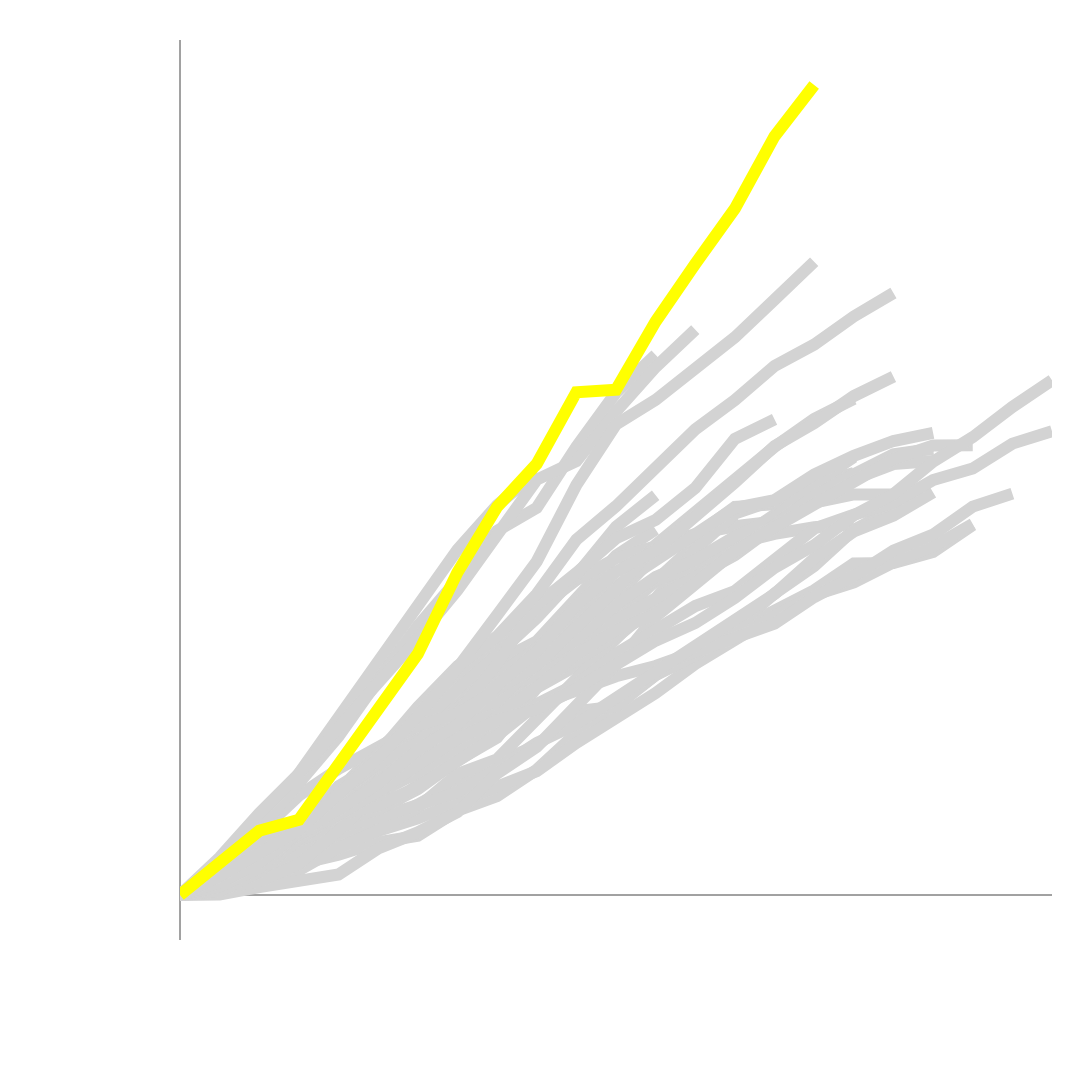

Notebook source saved alongside this figure:
### Markdown cell above
<!-- extract text: name, num threes, record
extract photos:  players -->

### Code cell
import pandas as pd
import plotly.express as px
import os
from IPython.core.display import display

# Function to generate the final cumulative 3P trend chart
def display_final_cumulative_3p_chart(file_path="f_top_shooters.csv", height=600, width=800, line_width=2):
    """
    Reads f_top_shooters.csv and generates the final cumulative 3P trend chart,
    ensuring each player starts at Season 0 with 3P cumulative = 0.
    
    Displays the chart in Jupyter Notebook (does not save it as a file).

    Parameters:
        file_path (str): Path to f_top_shooters.csv.
        height (int): Chart height in pixels.
        width (int): Chart width in pixels.
        line_width (int): Thickness of the lines in the plot.

    Returns:
        None (displays the figure).
    """
    # Load data
    if not os.path.exists(file_path):
        print(f"Error: {file_path} not found.")
        return
    
    f_top_shooters = pd.read_csv(file_path)

    # Ensure required columns exist
    required_cols = {"name", "rank", "season", "3p_cum"}
    if not required_cols.issubset(f_top_shooters.columns):
        print(f"Error: The file must contain {required_cols} columns.")
        return

    # Create a new DataFrame ensuring every player starts at season 0 with 3p_cum = 0
    adjusted_data = []

    for player_name, group in f_top_shooters.groupby("name"):
        # Create the Season 0 entry
        season_0 = {
            "name": player_name,
            "rank": group["rank"].iloc[0],  # Keep the rank of the player
            "season": 0,
            "3p_cum": 0
        }
        
        # Append Season 0 row, then all other rows for the player
        adjusted_data.append(season_0)
        adjusted_data.extend(group.to_dict(orient="records"))

    # Convert adjusted data back to DataFrame
    f_top_shooters = pd.DataFrame(adjusted_data)

    # Ensure correct ordering: first by rank (descending), then by season (ascending)
    f_top_shooters = f_top_shooters.sort_values(["rank", "season"], ascending=[False, True])

    # Get unique players ordered from rank 30 to rank 1
    players = f_top_shooters["name"].unique()

    # Initialize list to store traces
    traces = []

    # Loop through each player
    for player_name in players:
        # Filter the data for the current player
        player_data = f_top_shooters[f_top_shooters['name'] == player_name]

        if player_data.empty:
            print(f"No data available for {player_name}")
            continue

        # Define line color: Steph Curry in yellow, others in grey
        line_color = "yellow" if player_name == "Stephen Curry" else "lightgrey"

        # Add player trace
        trace = px.line(
            player_data,
            x="season",
            y="3p_cum",
            color_discrete_sequence=[line_color]
        ).data[0]
        
        # Set line width
        trace.line.width = line_width
        traces.append(trace)

    # Create the final figure with all traces
    fig = px.line(template="HorizonAnalytics")
    for trace in traces:
        fig.add_trace(trace)

    # Configure layout settings
    fig.update_layout(
        xaxis=dict(
            title=None,
            showticklabels=True,
            ticklabelposition="outside",
            tickmode="linear",
            dtick=1  # Ensure only whole numbers appear on x-axis
        ),
        yaxis=dict(
            title=None,
            showticklabels=True,
            ticklabelposition="outside",
        ),
        margin=dict(l=180, r=40, t=40, b=140),  # Increase margins to prevent axis label cutoff
        showlegend=False,
        height=height,
        width=width,
        plot_bgcolor='rgba(0, 0, 0, 0)',  # Transparent background
        paper_bgcolor='rgba(0, 0, 0, 0)'
    )

    # Display the final chart
    display(fig)

# Run the function to display the last frame
display_final_cumulative_3p_chart(file_path="f_top_shooters.csv", height=1080, width=1920, line_width=12)

### Figure 1 — Plotly figure (JSON) as saved in the notebook; plotly's stock layout.template omitted (floating-point values rounded to 4 significant figures)
{"data": [{"hovertemplate": "<extra></extra>", "legendgroup": "", "line": {"color": "#FFFF00", "dash": "solid"}, "marker": {"symbol": "circle"}, "mode": "lines", "name": "", "orientation": "v", "showlegend": false, "type": "scatter", "xaxis": "x", "yaxis": "y"}, {"hovertemplate": "season=%{x}<br>3p_cum=%{y}<extra></extra>", "legendgroup": "", "line": {"color": "lightgrey", "dash": "solid", "width": 12}, "marker": {"symbol": "circle"}, "mode": "lines", "name": "", "orientation": "v", "showlegend": false, "type": "scatter", "x": [0, 1, 2, 3, 4, 5, 6, 7, 8, 9, 10, 11, 12], "xaxis": "x", "y": [0, 130, 251, 299, 448, 578, 740, 944, 1151, 1253, 1465, 1676, 1805], "yaxis": "y"}, {"hovertemplate": "season=%{x}<br>3p_cum=%{y}<extra></extra>", "legendgroup": "", "line": {"color": "lightgrey", "dash": "solid", "width": 12}, "marker": {"symbol": "circle"}, "mode": "lines", "name": "", "orientation": "v", "showlegend": false, "type": "scatter", "x": [0, 1, 2, 3, 4, 5, 6, 7, 8, 9, 10, 11, 12, 13, 14, 15, 16, 17, 18, 19, 20], "xaxis": "x", "y": [0, 51, 126, 153, 199, 260, 293, 417, 488, 619, 799, 936, 1086, 1204, 1303, 1418, 1505, 1637, 1640, 1694, 1827], "yaxis": "y"}, {"hovertemplate": "season=%{x}<br>3p_cum=%{y}<extra></extra>", "legendgroup": "", "line": {"color": "lightgrey", "dash": "solid", "width": 12}, "marker": {"symbol": "circle"}, "mode": "lines", "name": "", "orientation": "v", "showlegend": false, "type": "scatter", "x": [0, 1, 2, 3, 4, 5, 6, 7, 8, 9, 10, 11, 12, 13, 14, 15, 16, 17], "xaxis": "x", "y": [0, 107, 192, 199, 272, 396, 545, 675, 840, 1024, 1133, 1270, 1432, 1589, 1735, 1783, 1816, 1830], "yaxis": "y"}, {"hovertemplate": "season=%{x}<br>3p_cum=%{y}<extra></extra>", "legendgroup": "", "line": {"color": "lightgrey", "dash": "solid", "width": 12}, "marker": {"symbol": "circle"}, "mode": "lines", "name": "", "orientation": "v", "showlegend": false, "type": "scatter", "x": [0, 1, 2, 3, 4, 5, 6, 7, 8, 9, 10, 11, 12, 13, 14, 15, 16, 17, 18, 19, 20], "xaxis": "x", "y": [0, 50, 100, 192, 256, 308, 379, 458, 534, 612, 751, 873, 997, 1141, 1268, 1379, 1481, 1544, 1642, 1720, 1832], "yaxis": "y"}, {"hovertemplate": "season=%{x}<br>3p_cum=%{y}<extra></extra>", "legendgroup": "", "line": {"color": "lightgrey", "dash": "solid", "width": 12}, "marker": {"symbol": "circle"}, "mode": "lines", "name": "", "orientation": "v", "showlegend": false, "type": "scatter", "x": [0, 1, 2, 3, 4, 5, 6, 7, 8, 9, 10, 11, 12, 13, 14, 15], "xaxis": "x", "y": [0, 63, 217, 346, 515, 716, 889, 1078, 1252, 1405, 1555, 1663, 1729, 1782, 1821, 1845], "yaxis": "y"}, {"hovertemplate": "season=%{x}<br>3p_cum=%{y}<extra></extra>", "legendgroup": "", "line": {"color": "lightgrey", "dash": "solid", "width": 12}, "marker": {"symbol": "circle"}, "mode": "lines", "name": "", "orientation": "v", "showlegend": false, "type": "scatter", "x": [0, 1, 2, 3, 4, 5, 6, 7, 8, 9, 10, 11, 12, 13, 14], "xaxis": "x", "y": [0, 73, 182, 305, 462, 546, 723, 889, 1063, 1119, 1271, 1371, 1559, 1732, 1876], "yaxis": "y"}, {"hovertemplate": "season=%{x}<br>3p_cum=%{y}<extra></extra>", "legendgroup": "", "line": {"color": "lightgrey", "dash": "solid", "width": 12}, "marker": {"symbol": "circle"}, "mode": "lines", "name": "", "orientation": "v", "showlegend": false, "type": "scatter", "x": [0, 1, 2, 3, 4, 5, 6, 7, 8, 9, 10, 11, 12, 13, 14, 15, 16, 17, 18], "xaxis": "x", "y": [0, 30, 118, 200, 280, 340, 446, 551, 658, 736, 907, 931, 1086, 1182, 1320, 1489, 1624, 1803, 1907], "yaxis": "y"}, {"hovertemplate": "season=%{x}<br>3p_cum=%{y}<extra></extra>", "legendgroup": "", "line": {"color": "lightgrey", "dash": "solid", "width": 12}, "marker": {"symbol": "circle"}, "mode": "lines", "name": "", "orientation": "v", "showlegend": false, "type": "scatter", "x": [0, 1, 2, 3, 4, 5, 6, 7, 8, 9, 10, 11, 12, 13, 14, 15, 16], "xaxis": "x", "y": [0, 81, 133, 282, 439, 619, 777, 901, 968, 1123, 1312, 1475, 1679, 1774, 1917, 1929, 1930], "yaxis": "y"}, {"hovertemplate": "season=%{x}<br>3p_cum=%{y}<extra></extra>", "legendgroup": "", "line": {"color": "lightgrey", "dash": "solid", "width": 12}, "marker": {"symbol": "circle"}, "mode": "lines", "name": "", "orientation": "v", "showlegend": false, "type": "scatter", "x": [0, 1, 2, 3, 4, 5, 6, 7, 8, 9, 10, 11, 12, 13, 14, 15], "xaxis": "x", "y": [0, 38, 55, 122, 233, 320, 432, 597, 670, 870, 1070, 1271, 1464, 1704, 1884, 1950], "yaxis": "y"}, {"hovertemplate": "season=%{x}<br>3p_cum=%{y}<extra></extra>", "legendgroup": "", "line": {"color": "lightgrey", "dash": "solid", "width": 12}, "marker": {"symbol": "circle"}, "mode": "lines", "name": "", "orientation": "v", "showlegend": false, "type": "scatter", "x": [0, 1, 2, 3, 4, 5, 6, 7, 8, 9, 10, 11, 12], "xaxis": "x", "y": [0, 30, 85, 282, 467, 656, 823, 1017, 1186, 1368, 1579, 1818, 1974], "yaxis": "y"}, {"hovertemplate": "season=%{x}<br>3p_cum=%{y}<extra></extra>", "legendgroup": "", "line": {"color": "lightgrey", "dash": "solid", "width": 12}, "marker": {"symbol": "circle"}, "mode": "lines", "name": "", "orientation": "v", "showlegend": false, "type": "scatter", "x": [0, 1, 2, 3, 4, 5, 6, 7, 8, 9, 10, 11, 12, 13, 14, 15, 16, 17, 18], "xaxis": "x", "y": [0, 38, 113, 196, 373, 501, 620, 789, 938, 1067, 1156, 1281, 1429, 1591, 1712, 1832, 1938, 1978, 1978], "yaxis": "y"}, {"hovertemplate": "season=%{x}<br>3p_cum=%{y}<extra></extra>", "legendgroup": "", "line": {"color": "lightgrey", "dash": "solid", "width": 12}, "marker": {"symbol": "circle"}, "mode": "lines", "name": "", "orientation": "v", "showlegend": false, "type": "scatter", "x": [0, 1, 2, 3, 4, 5, 6, 7, 8, 9, 10, 11, 12, 13, 14, 15, 16, 17, 18, 19, 20, 21], "xaxis": "x", "y": [0, 14, 130, 281, 420, 568, 667, 758, 868, 940, 1019, 1080, 1131, 1197, 1275, 1340, 1471, 1575, 1701, 1780, 1918, 1982], "yaxis": "y"}, {"hovertemplate": "season=%{x}<br>3p_cum=%{y}<extra></extra>", "legendgroup": "", "line": {"color": "lightgrey", "dash": "solid", "width": 12}, "marker": {"symbol": "circle"}, "mode": "lines", "name": "", "orientation": "v", "showlegend": false, "type": "scatter", "x": [0, 1, 2, 3, 4, 5, 6, 7, 8, 9, 10, 11, 12, 13, 14, 15, 16, 17, 18, 19], "xaxis": "x", "y": [0, 70, 203, 264, 337, 382, 438, 507, 624, 750, 844, 973, 1112, 1236, 1355, 1486, 1662, 1795, 1874, 1988], "yaxis": "y"}, {"hovertemplate": "season=%{x}<br>3p_cum=%{y}<extra></extra>", "legendgroup": "", "line": {"color": "lightgrey", "dash": "solid", "width": 12}, "marker": {"symbol": "circle"}, "mode": "lines", "name": "", "orientation": "v", "showlegend": false, "type": "scatter", "x": [0, 1, 2, 3, 4, 5, 6, 7, 8, 9, 10, 11, 12, 13, 14, 15, 16, 17], "xaxis": "x", "y": [0, 131, 250, 356, 366, 422, 523, 664, 777, 1023, 1241, 1457, 1553, 1622, 1746, 1878, 2028, 2084], "yaxis": "y"}, {"hovertemplate": "season=%{x}<br>3p_cum=%{y}<extra></extra>", "legendgroup": "", "line": {"color": "lightgrey", "dash": "solid", "width": 12}, "marker": {"symbol": "circle"}, "mode": "lines", "name": "", "orientation": "v", "showlegend": false, "type": "scatter", "x": [0, 1, 2, 3, 4, 5, 6, 7, 8, 9], "xaxis": "x", "y": [0, 148, 324, 602, 873, 1155, 1417, 1705, 1924, 2089], "yaxis": "y"}, {"hovertemplate": "season=%{x}<br>3p_cum=%{y}<extra></extra>", "legendgroup": "", "line": {"color": "lightgrey", "dash": "solid", "width": 12}, "marker": {"symbol": "circle"}, "mode": "lines", "name": "", "orientation": "v", "showlegend": false, "type": "scatter", "x": [0, 1, 2, 3, 4, 5, 6, 7, 8, 9, 10, 11, 12, 13, 14, 15, 16, 17, 18, 19], "xaxis": "x", "y": [0, 84, 180, 327, 537, 655, 770, 878, 989, 1096, 1239, 1358, 1467, 1578, 1678, 1823, 1935, 2053, 2128, 2143], "yaxis": "y"}, {"hovertemplate": "season=%{x}<br>3p_cum=%{y}<extra></extra>", "legendgroup": "", "line": {"color": "lightgrey", "dash": "solid", "width": 12}, "marker": {"symbol": "circle"}, "mode": "lines", "name": "", "orientation": "v", "showlegend": false, "type": "scatter", "x": [0, 1, 2, 3, 4, 5, 6, 7, 8, 9, 10, 11, 12, 13, 14, 15, 16, 17], "xaxis": "x", "y": [0, 59, 156, 284, 429, 562, 701, 893, 957, 1143, 1260, 1433, 1570, 1655, 1770, 1863, 2031, 2163], "yaxis": "y"}, {"hovertemplate": "season=%{x}<br>3p_cum=%{y}<extra></extra>", "legendgroup": "", "line": {"color": "lightgrey", "dash": "solid", "width": 12}, "marker": {"symbol": "circle"}, "mode": "lines", "name": "", "orientation": "v", "showlegend": false, "type": "scatter", "x": [0, 1, 2, 3, 4, 5, 6, 7, 8, 9, 10, 11, 12, 13, 14, 15, 16, 17, 18, 19], "xaxis": "x", "y": [0, 3, 39, 64, 101, 230, 309, 410, 600, 732, 944, 1137, 1375, 1532, 1696, 1827, 1971, 2078, 2176, 2204], "yaxis": "y"}, {"hovertemplate": "season=%{x}<br>3p_cum=%{y}<extra></extra>", "legendgroup": "", "line": {"color": "lightgrey", "dash": "solid", "width": 12}, "marker": {"symbol": "circle"}, "mode": "lines", "name": "", "orientation": "v", "showlegend": false, "type": "scatter", "x": [0, 1, 2, 3, 4, 5, 6, 7, 8, 9, 10, 11, 12, 13, 14, 15, 16, 17, 18, 19, 20], "xaxis": "x", "y": [0, 41, 67, 153, 318, 503, 604, 707, 883, 1025, 1188, 1307, 1387, 1536, 1697, 1816, 1933, 2049, 2153, 2220, 2221], "yaxis": "y"}, {"hovertemplate": "season=%{x}<br>3p_cum=%{y}<extra></extra>", "legendgroup": "", "line": {"color": "lightgrey", "dash": "solid", "width": 12}, "marker": {"symbol": "circle"}, "mode": "lines", "name": "", "orientation": "v", "showlegend": false, "type": "scatter", "x": [0, 1, 2, 3, 4, 5, 6, 7, 8, 9, 10, 11, 12, 13, 14, 15, 16, 17, 18, 19], "xaxis": "x", "y": [0, 46, 170, 342, 502, 648, 751, 922, 1084, 1220, 1387, 1523, 1650, 1788, 1911, 1950, 2076, 2169, 2242, 2282], "yaxis": "y"}, {"hovertemplate": "season=%{x}<br>3p_cum=%{y}<extra></extra>", "legendgroup": "", "line": {"color": "lightgrey", "dash": "solid", "width": 12}, "marker": {"symbol": "circle"}, "mode": "lines", "name": "", "orientation": "v", "showlegend": false, "type": "scatter", "x": [0, 1, 2, 3, 4, 5, 6, 7, 8, 9, 10, 11, 12, 13, 14, 15, 16, 17, 18, 19, 20, 21, 22], "xaxis": "x", "y": [0, 19, 114, 276, 397, 442, 535, 662, 787, 943, 1041, 1192, 1311, 1427, 1501, 1663, 1809, 1878, 1937, 2049, 2106, 2229, 2290], "yaxis": "y"}, {"hovertemplate": "season=%{x}<br>3p_cum=%{y}<extra></extra>", "legendgroup": "", "line": {"color": "lightgrey", "dash": "solid", "width": 12}, "marker": {"symbol": "circle"}, "mode": "lines", "name": "", "orientation": "v", "showlegend": false, "type": "scatter", "x": [0, 1, 2, 3, 4, 5, 6, 7, 8, 9, 10, 11, 12, 13, 14, 15], "xaxis": "x", "y": [0, 41, 131, 301, 483, 492, 702, 897, 1141, 1433, 1590, 1761, 1852, 2010, 2253, 2349], "yaxis": "y"}, {"hovertemplate": "season=%{x}<br>3p_cum=%{y}<extra></extra>", "legendgroup": "", "line": {"color": "lightgrey", "dash": "solid", "width": 12}, "marker": {"symbol": "circle"}, "mode": "lines", "name": "", "orientation": "v", "showlegend": false, "type": "scatter", "x": [0, 1, 2, 3, 4, 5, 6, 7, 8, 9, 10, 11, 12, 13, 14, 15, 16, 17], "xaxis": "x", "y": [0, 81, 307, 491, 623, 734, 837, 896, 1016, 1134, 1323, 1508, 1729, 1887, 2049, 2213, 2351, 2450], "yaxis": "y"}, {"hovertemplate": "season=%{x}<br>3p_cum=%{y}<extra></extra>", "legendgroup": "", "line": {"color": "lightgrey", "dash": "solid", "width": 12}, "marker": {"symbol": "circle"}, "mode": "lines", "name": "", "orientation": "v", "showlegend": false, "type": "scatter", "x": [0, 1, 2, 3, 4, 5, 6, 7, 8, 9, 10, 11, 12, 13, 14, 15, 16, 17, 18, 19, 20, 21, 22], "xaxis": "x", "y": [0, 63, 171, 298, 397, 510, 642, 771, 863, 917, 1020, 1136, 1256, 1343, 1467, 1616, 1727, 1875, 1979, 2140, 2261, 2410, 2542], "yaxis": "y"}, {"hovertemplate": "season=%{x}<br>3p_cum=%{y}<extra></extra>", "legendgroup": "", "line": {"color": "lightgrey", "dash": "solid", "width": 12}, "marker": {"symbol": "circle"}, "mode": "lines", "name": "", "orientation": "v", "showlegend": false, "type": "scatter", "x": [0, 1, 2, 3, 4, 5, 6, 7, 8, 9, 10, 11, 12, 13, 14, 15, 16, 17, 18], "xaxis": "x", "y": [0, 61, 159, 309, 421, 550, 717, 840, 1035, 1203, 1432, 1596, 1702, 1867, 2037, 2217, 2330, 2464, 2560], "yaxis": "y"}, {"hovertemplate": "season=%{x}<br>3p_cum=%{y}<extra></extra>", "legendgroup": "", "line": {"color": "lightgrey", "dash": "solid", "width": 12}, "marker": {"symbol": "circle"}, "mode": "lines", "name": "", "orientation": "v", "showlegend": false, "type": "scatter", "x": [0, 1, 2, 3, 4, 5, 6, 7, 8, 9, 10, 11, 12], "xaxis": "x", "y": [0, 111, 322, 545, 784, 1060, 1328, 1557, 1798, 1912, 2213, 2481, 2667], "yaxis": "y"}, {"hovertemplate": "season=%{x}<br>3p_cum=%{y}<extra></extra>", "legendgroup": "", "line": {"color": "lightgrey", "dash": "solid", "width": 12}, "marker": {"symbol": "circle"}, "mode": "lines", "name": "", "orientation": "v", "showlegend": false, "type": "scatter", "x": [0, 1, 2, 3, 4, 5, 6, 7, 8, 9, 10, 11, 12, 13], "xaxis": "x", "y": [0, 185, 403, 599, 828, 1042, 1269, 1506, 1776, 2051, 2143, 2387, 2607, 2792], "yaxis": "y"}, {"hovertemplate": "season=%{x}<br>3p_cum=%{y}<extra></extra>", "legendgroup": "", "line": {"color": "lightgrey", "dash": "solid", "width": 12}, "marker": {"symbol": "circle"}, "mode": "lines", "name": "", "orientation": "v", "showlegend": false, "type": "scatter", "x": [0, 1, 2, 3, 4, 5, 6, 7, 8, 9, 10, 11, 12, 13, 14, 15, 16, 17, 18], "xaxis": "x", "y": [0, 117, 251, 325, 497, 699, 928, 1129, 1277, 1486, 1755, 1920, 2100, 2299, 2444, 2612, 2718, 2857, 2973], "yaxis": "y"}, {"hovertemplate": "season=%{x}<br>3p_cum=%{y}<extra></extra>", "legendgroup": "", "line": {"color": "lightgrey", "dash": "solid", "width": 12}, "marker": {"symbol": "circle"}, "mode": "lines", "name": "", "orientation": "v", "showlegend": false, "type": "scatter", "x": [0, 1, 2, 3, 4, 5, 6, 7, 8, 9, 10, 11, 12, 13, 14, 15, 16], "xaxis": "x", "y": [0, 93, 206, 320, 499, 676, 884, 1120, 1382, 1647, 2025, 2324, 2445, 2593, 2754, 2940, 3127], "yaxis": "y"}, {"hovertemplate": "season=%{x}<br>3p_cum=%{y}<extra></extra>", "legendgroup": "", "line": {"color": "yellow", "dash": "solid", "width": 12}, "marker": {"symbol": "circle"}, "mode": "lines", "name": "", "orientation": "v", "showlegend": false, "type": "scatter", "x": [0, 1, 2, 3, 4, 5, 6, 7, 8, 9, 10, 11, 12, 13, 14, 15, 16], "xaxis": "x", "y": [0, 166, 317, 372, 644, 905, 1191, 1593, 1917, 2129, 2483, 2495, 2832, 3117, 3390, 3747, 4000], "yaxis": "y"}], "layout": {"height": 1080, "legend": {"tracegroupgap": 0}, "margin": {"b": 140, "l": 180, "r": 40, "t": 40}, "paper_bgcolor": "rgba(0, 0, 0, 0)", "plot_bgcolor": "rgba(0, 0, 0, 0)", "showlegend": false, "width": 1920, "xaxis": {"anchor": "y", "domain": [0, 1], "dtick": 1, "showticklabels": true, "ticklabelposition": "outside", "tickmode": "linear", "title": {}}, "yaxis": {"anchor": "x", "domain": [0, 1], "showticklabels": true, "ticklabelposition": "outside", "title": {}}}}
